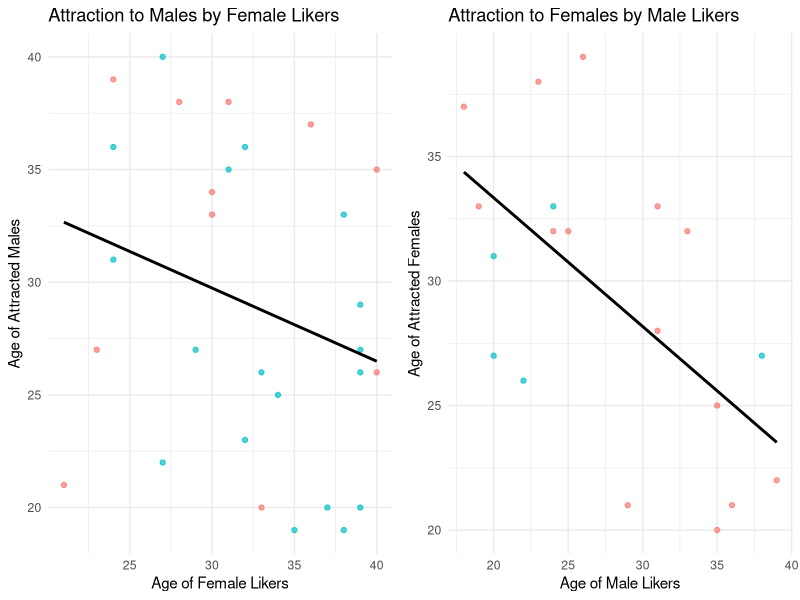

Generate this figure with R:
## ---- chunk 1
knitr::opts_chunk$set(echo = TRUE)
## ---- chunk 2
data_folder <- "plotting_assignment/data"
if (!dir.exists(data_folder)) {dir.create(data_folder, recursive = TRUE)}
set.seed(123) 
n <- 100  
speed_dating_data <- data.frame(   
  participant_id = 1:n,    
 age = sample(18:40, n, replace = TRUE),    
gender = sample(c("Male", "Female"), n, replace = TRUE),
 attractiveness_rating = runif(n, 1, 10),  
interests_match = sample(0:1, n, replace = TRUE, prob = c(0.6, 0.4)), 
conversation_length = rnorm(n, mean = 5, sd = 2), 
attraction_feeling = sample(0:1, n, replace = TRUE, prob = c(0.5, 0.5)), 
partner_id = sample(1:n, n, replace = TRUE))

write.csv(speed_dating_data, file = file.path(data_folder, "speed_dating_data.csv"), row.names = FALSE)

cat("Speed dating dataset created and saved in 'plotting_assignment/data/speed_dating_data.csv'\n")


## ---- chunk 3
library(dplyr)
liked_data <- speed_dating_data %>%
   filter(attraction_feeling == 1) %>%  
  select(participant_id, age, gender, partner_id) %>%
  left_join(speed_dating_data, by = c("partner_id" = "participant_id")) %>%
  select(participant_id, age.x, gender.x, partner_id, age.y, gender.y) %>%
  rename(liker_id = participant_id, liker_age = age.x, liker_gender = gender.x, liked_id = partner_id, liked_age = age.y, liked_gender = gender.y)
## ---- chunk 4

library(ggplot2)



library(dplyr)
library(gridExtra)

# Plot for females 
female_plot <- liked_data %>%
  filter(liker_gender == "Female") %>%
  ggplot(aes(x = liker_age, y = liked_age, color = liked_gender)) +  
  geom_point(alpha = 0.7) +  # Scatter plot
  geom_smooth(method = "lm", se = FALSE, color = "black") +  
  labs(title = "Attraction to Males by Female Likers", 
       x = "Age of Female Likers", 
       y = "Age of Attracted Males") +
  theme_minimal() +  
  theme(legend.position = "none")

# Plot for males 
male_plot <- liked_data %>%
  filter(liker_gender == "Male") %>%
  ggplot(aes(x = liker_age, y = liked_age, color = liked_gender)) + 
  geom_point(alpha = 0.7) +  # Scatter plot
  geom_smooth(method = "lm", se = FALSE, color = "black") + 
  labs(title = "Attraction to Females by Male Likers", 
       x = "Age of Male Likers", 
       y = "Age of Attracted Females") +
  theme_minimal() +  
  theme(legend.position = "none")

# Arrange the plots side by side
grid.arrange(female_plot, male_plot, ncol = 2)

